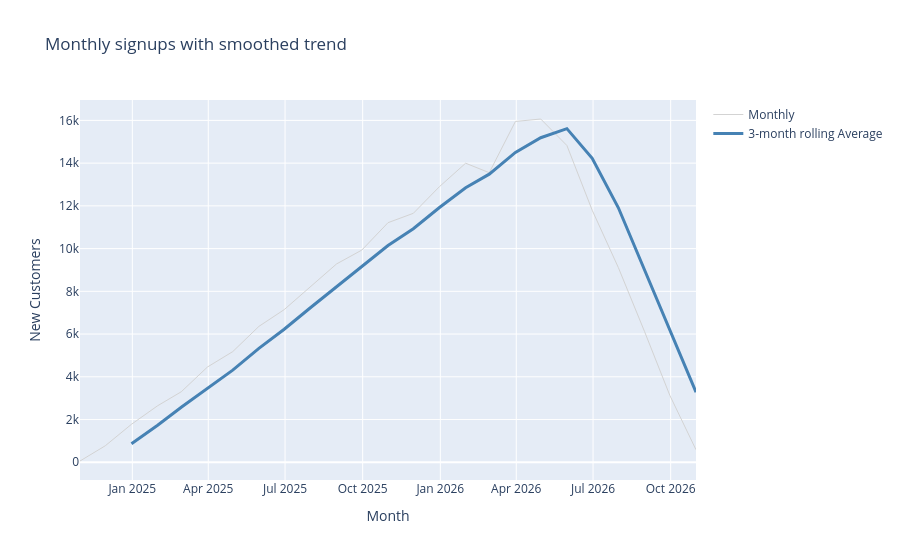

Source (notebook cell):
### Markdown cell above
## Layered chart with rolling smoothing (Graph Objects)

### Code cell
monthly_signups['signups_smoothed']=monthly_signups['signups'].rolling(window=3).mean()
monthly_signups

fig_signup_layered = go.Figure()

fig_signup_layered.add_trace(go.Scatter(
    x=monthly_signups['signup_date'],
    y=monthly_signups['signups'],
    mode='lines',
    name='Monthly',
    line=dict(color = 'lightgray', width=1)
))

fig_signup_layered.add_trace(go.Scatter(
    x=monthly_signups['signup_date'],
    y=monthly_signups['signups_smoothed'],
    mode = 'lines',
    name='3-month rolling Average',
    line=dict(color = 'steelblue', width=3)
))

fig_signup_layered.update_layout(
    title = 'Monthly signups with smoothed trend',
    xaxis_title = 'Month',
    yaxis_title = 'New Customers'
)
fig_signup_layered.show()
